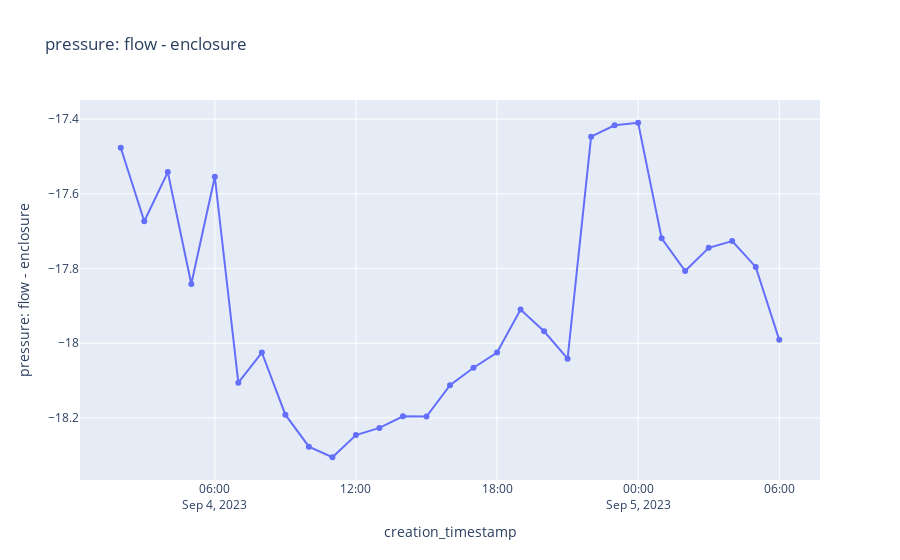

Source (notebook cell):
### Code cell
# Pressure Delta

col_name = "pressure: flow - enclosure"

df_temp = df_a.with_columns((pl.col("bme280_pressure") - pl.col("enclosure_bme280_pressure")).alias(col_name)) \
.select("creation_timestamp","system_name",col_name).collect()

import plotly.express as px

fig = px.line(df_temp, x="creation_timestamp", y=col_name, markers=True, title = col_name)
fig.show()

### Figure 1 — Plotly figure (JSON) as saved in the notebook; plotly's stock layout.template omitted (floating-point values rounded to 4 significant figures)
{"data": [{"hovertemplate": "creation_timestamp=%{x}<br>pressure: flow - enclosure=%{y}<extra></extra>", "legendgroup": "", "line": {"color": "#636efa", "dash": "solid"}, "marker": {"symbol": "circle"}, "mode": "lines+markers", "name": "", "orientation": "v", "showlegend": false, "type": "scatter", "x": ["2023-09-04T02:00:00+00:00", "2023-09-04T03:00:00+00:00", "2023-09-04T04:00:00+00:00", "2023-09-04T05:00:00+00:00", "2023-09-04T06:00:00+00:00", "2023-09-04T07:00:00+00:00", "2023-09-04T08:00:00+00:00", "2023-09-04T09:00:00+00:00", "2023-09-04T10:00:00+00:00", "2023-09-04T11:00:00+00:00", "2023-09-04T12:00:00+00:00", "2023-09-04T13:00:00+00:00", "2023-09-04T14:00:00+00:00", "2023-09-04T15:00:00+00:00", "2023-09-04T16:00:00+00:00", "2023-09-04T17:00:00+00:00", "2023-09-04T18:00:00+00:00", "2023-09-04T19:00:00+00:00", "2023-09-04T20:00:00+00:00", "2023-09-04T21:00:00+00:00", "2023-09-04T22:00:00+00:00", "2023-09-04T23:00:00+00:00", "2023-09-05T00:00:00+00:00", "2023-09-05T01:00:00+00:00", "2023-09-05T02:00:00+00:00", "2023-09-05T03:00:00+00:00", "2023-09-05T04:00:00+00:00", "2023-09-05T05:00:00+00:00", "2023-09-05T06:00:00+00:00"], "xaxis": "x", "y": [-17.48, -17.67, -17.54, -17.84, -17.55, -18.11, -18.02, -18.19, -18.28, -18.31, -18.25, -18.23, -18.2, -18.2, -18.11, -18.07, -18.02, -17.91, -17.97, -18.04, -17.45, -17.42, -17.41, -17.72, -17.81, -17.74, -17.73, -17.8, -17.99], "yaxis": "y"}], "layout": {"legend": {"tracegroupgap": 0}, "title": {"text": "pressure: flow - enclosure"}, "xaxis": {"anchor": "y", "domain": [0, 1], "title": {"text": "creation_timestamp"}}, "yaxis": {"anchor": "x", "domain": [0, 1], "title": {"text": "pressure: flow - enclosure"}}}}
